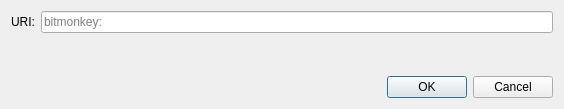
<?xml version="1.0" encoding="UTF-8"?>
<ui version="4.0">
 <class>OpenURIDialog</class>
 <widget class="QDialog" name="OpenURIDialog">
  <property name="geometry">
   <rect>
    <x>0</x>
    <y>0</y>
    <width>564</width>
    <height>109</height>
   </rect>
  </property>
  <property name="windowTitle">
   <string>Open bitmonkey URI</string>
  </property>
  <layout class="QVBoxLayout" name="verticalLayout">
   <item>
    <layout class="QHBoxLayout" name="horizontalLayout">
     <item>
      <widget class="QLabel" name="label">
       <property name="text">
        <string>URI:</string>
       </property>
      </widget>
     </item>
     <item>
      <widget class="QValidatedLineEdit" name="uriEdit">
       <property name="placeholderText">
        <string notr="true">bitmonkey:</string>
       </property>
      </widget>
     </item>
    </layout>
   </item>
   <item>
    <spacer name="verticalSpacer">
     <property name="orientation">
      <enum>Qt::Vertical</enum>
     </property>
     <property name="sizeHint" stdset="0">
      <size>
       <width>20</width>
       <height>40</height>
      </size>
     </property>
    </spacer>
   </item>
   <item>
    <widget class="QDialogButtonBox" name="buttonBox">
     <property name="orientation">
      <enum>Qt::Horizontal</enum>
     </property>
     <property name="standardButtons">
      <set>QDialogButtonBox::Cancel|QDialogButtonBox::Ok</set>
     </property>
    </widget>
   </item>
  </layout>
 </widget>
 <customwidgets>
  <customwidget>
   <class>QValidatedLineEdit</class>
   <extends>QLineEdit</extends>
   <header>qt/qvalidatedlineedit.h</header>
  </customwidget>
 </customwidgets>
 <resources/>
 <connections>
  <connection>
   <sender>buttonBox</sender>
   <signal>accepted()</signal>
   <receiver>OpenURIDialog</receiver>
   <slot>accept()</slot>
   <hints>
    <hint type="sourcelabel">
     <x>248</x>
     <y>254</y>
    </hint>
    <hint type="destinationlabel">
     <x>157</x>
     <y>274</y>
    </hint>
   </hints>
  </connection>
  <connection>
   <sender>buttonBox</sender>
   <signal>rejected()</signal>
   <receiver>OpenURIDialog</receiver>
   <slot>reject()</slot>
   <hints>
    <hint type="sourcelabel">
     <x>316</x>
     <y>260</y>
    </hint>
    <hint type="destinationlabel">
     <x>286</x>
     <y>274</y>
    </hint>
   </hints>
  </connection>
 </connections>
</ui>
